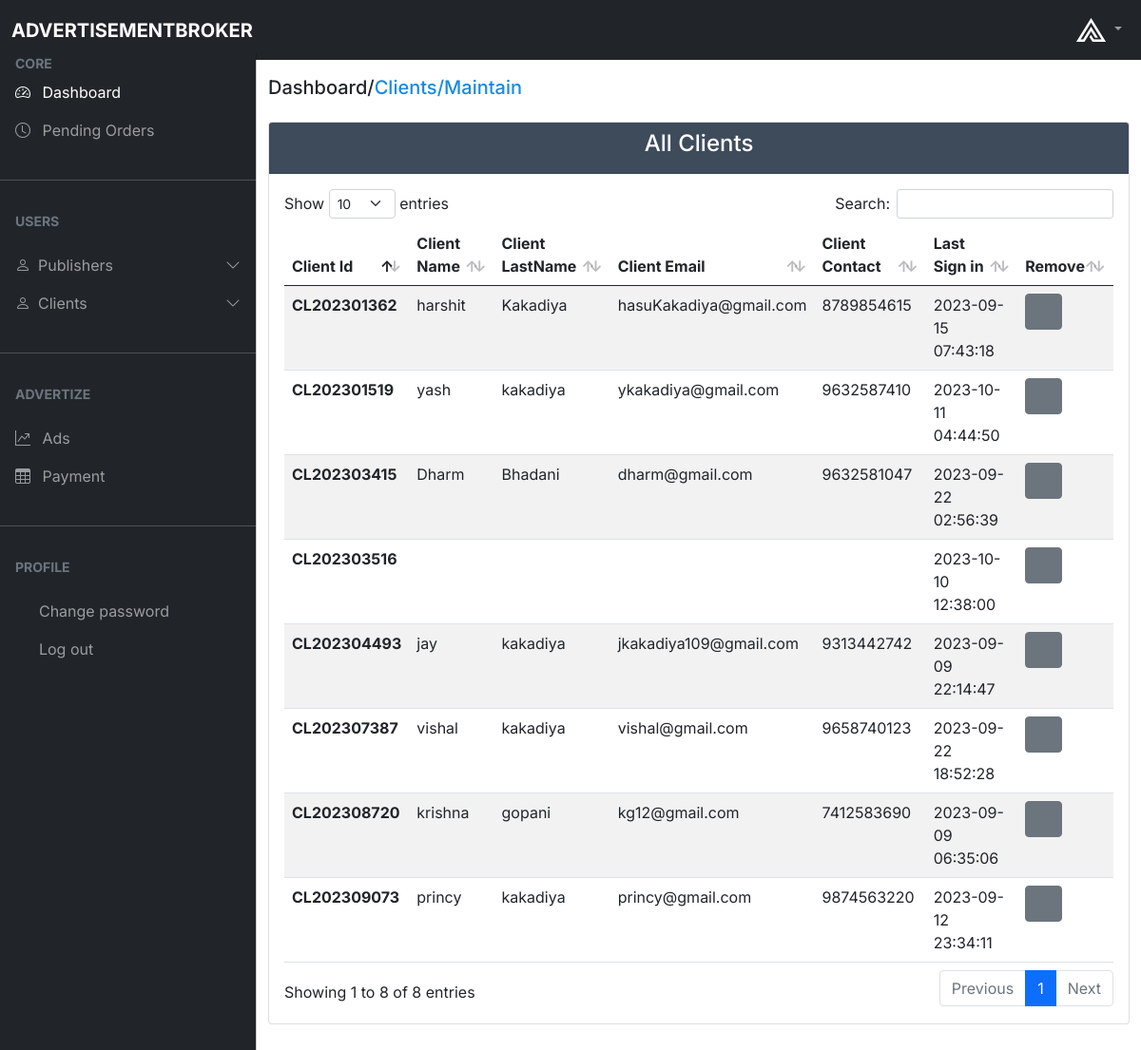
Screenshot of /Admin/page/clients.php with the database file from the repository.
### tables this page shows
CREATE TABLE `client_ragister` (
  `cl_id` varchar(13) NOT NULL,
  `cl_name` varchar(25) NOT NULL,
  `cl_lastname` varchar(25) NOT NULL,
  `cl_email` varchar(25) NOT NULL,
  `cl_contact` varchar(10) NOT NULL,
  `cl_password` varchar(50) NOT NULL,
  `last_Sign_In` datetime NOT NULL DEFAULT current_timestamp()
);

### Admin/PHP_part/ClientModule.php (called while the page is built, shortened)
<?php
function AllClients($con)
{
    $sql = "select * from client_ragister";
    $stmt = $con->prepare($sql);
    $stmt->execute();
    $stmt_result = $stmt->get_result();
    return $stmt_result;
}
?>

### Admin/page/clients.php (the view, shortened to what this page needs)
<?php
include "./base.php";
include "../PHP_part/ClientModule.php";
$con = Db_Connection();
$data = AllClients($con);
?>
<main class="mt-5 pt-3">
    <div class="container-fluid">
        <div class="row my-3">
            <div class="col-md-12">
                <h5>Dashboard/<span style="color: #198ae3;">Clients/Maintain</span></h5>
            </div>
        </div>
        <div class="row my-3">
            <div class="col-md-12 mb-3 w-100">
                <div class="card">
                    <div class="card-header" style="background-color: #3e4b5b;">
                        <h4 class="text-center text-white">All Clients</h4>
                    </div>
                    <div class="card-body">
                        <div class="table-responsive">
                            <table id="example" class="table table-striped data-table" style="width: 100%">
                                <thead>
                                    <tr>
                                        <th>Client Id</th>
                                        <th>Client Name</th>
                                        <th>Client LastName</th>
                                        <th>Client Email</th>
                                        <th>Client Contact</th>
                                        <th>Last Sign in</th>
                                        <th>Remove</th>
                                    </tr>
                                </thead>
                                <tbody>
                                    <?php
                                    while ($row = $data->fetch_assoc()) {
                                        ?>
                                        <tr>
                                            <th scope="row">
                                                <?php echo $row["cl_id"]; ?>
                                            </th>
                                            <td>
                                                <?php echo $row["cl_name"]; ?>
                                            </td>
                                            <td>
                                                <?php echo $row["cl_lastname"]; ?>
                                            </td>
                                            <td>
                                                <?php echo $row["cl_email"]; ?>
                                            </td>
                                            <td>
                                                <?php echo $row["cl_contact"]; ?>
                                            </td>
                                            <td>
                                                <?php echo $row["last_Sign_In"]; ?>
                                            </td>
                                            <td>
                                                <form method="POST" action="./publishers.php">
                                                    <button type="submit" class="btn btn-secondary" name="delete"
                                                        onclick="return confirm('Are you sure , you want to Remove this Publisher?')"><i
                                                            class="far fa-trash-alt"></i></button>
                                                </form>
                                            </td>
                                        </tr>
                                    <?php } ?>
                                </tbody>
                            </table>
                        </div>
                    </div>
                </div>
            </div>
        </div>
    </div>
</main>
</body>
</html>

### Admin/static/CSS/adminPage.css (style rules this page uses)
body, button { font-family: "Inter", sans-serif; }
:root { --offcanvas-width: 270px; --topNavbarHeight: 56px; }
@media (min-width: 992px) { body { overflow: visible !important; } }
@media (min-width: 992px) { main { margin-left: var(--offcanvas-width); } }

### rows the page displays
client_ragister: cl_id "CL202301362", cl_name "harshit", cl_lastname "Kakadiya", cl_email "hasuKakadiya@gmail.com", cl_contact "8789854615", last_Sign_In "2023-09-15 07:43:18"
client_ragister: cl_id "CL202301519", cl_name "yash", cl_lastname "kakadiya", cl_email "ykakadiya@gmail.com", cl_contact "9632587410", last_Sign_In "2023-10-11 04:44:50"
client_ragister: cl_id "CL202303415", cl_name "Dharm", cl_lastname "Bhadani", cl_email "dharm@gmail.com", cl_contact "9632581047", last_Sign_In "2023-09-22 02:56:39"
client_ragister: cl_id "CL202303516", last_Sign_In "2023-10-10 12:38:00"
client_ragister: cl_id "CL202304493", cl_name "jay", cl_lastname "kakadiya", cl_email "jkakadiya109@gmail.com", cl_contact "9313442742", last_Sign_In "2023-09-09 22:14:47"
client_ragister: cl_id "CL202307387", cl_name "vishal", cl_lastname "kakadiya", cl_email "vishal@gmail.com", cl_contact "9658740123", last_Sign_In "2023-09-22 18:52:28"
client_ragister: cl_id "CL202308720", cl_name "krishna", cl_lastname "gopani", cl_email "kg12@gmail.com", cl_contact "7412583690", last_Sign_In "2023-09-09 06:35:06"
client_ragister: cl_id "CL202309073", cl_name "princy", cl_lastname "kakadiya", cl_email "princy@gmail.com", cl_contact "9874563220", last_Sign_In "2023-09-12 23:34:11"
